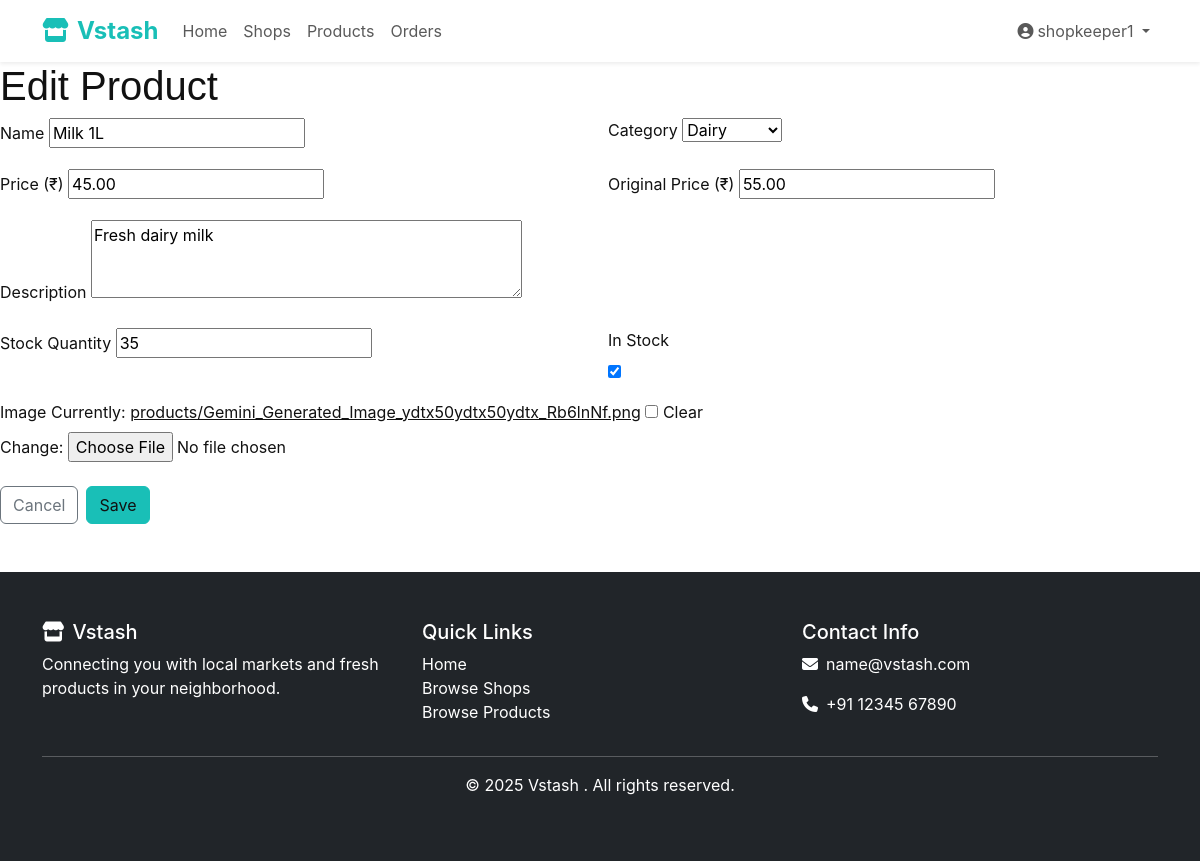
The app's page /dashboard/products/16/edit/ (signed in), older data.
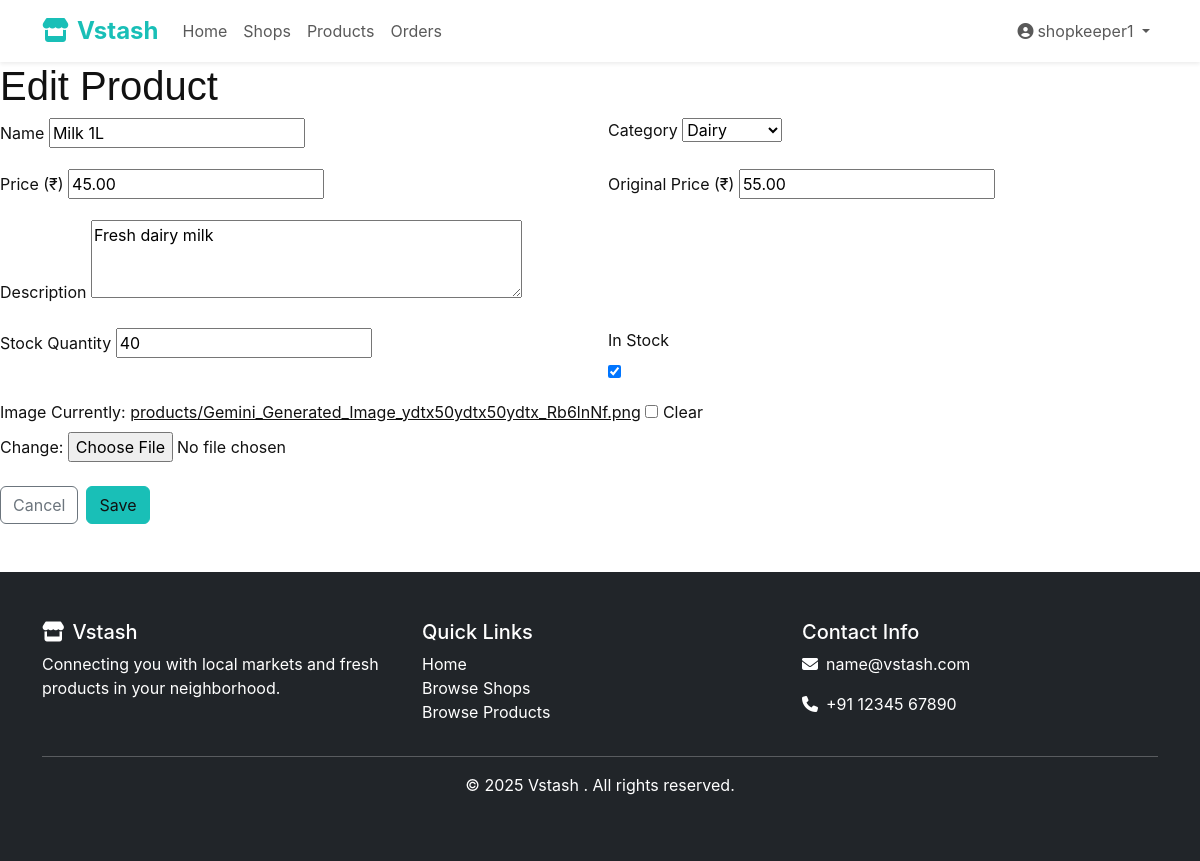
The same page, newer data.
### shops/models.py (models this page shows, shortened)
class Product(models.Model):
    name = models.CharField(max_length=200)
    shop = models.ForeignKey(Shop, on_delete=models.CASCADE, related_name='products')
    category = models.ForeignKey(Category, on_delete=models.CASCADE)
    price = models.DecimalField(max_digits=10, decimal_places=2)
    original_price = models.DecimalField(max_digits=10, decimal_places=2, null=True, blank=True)
    image = models.ImageField(upload_to='products/', blank=True, null=True)
    description = models.TextField(blank=True)
    in_stock = models.BooleanField(default=True)
    stock_quantity = models.PositiveIntegerField(default=0)
    rating = models.DecimalField(max_digits=3, decimal_places=2, default=0.0,
                                validators=[MinValueValidator(0.0), MaxValueValidator(5.0)])
    created_at = models.DateTimeField(auto_now_add=True)
    updated_at = models.DateTimeField(auto_now=True)

### shops/views.py (the view)
# urls.py: path('dashboard/products/<int:pk>/edit/', views.product_update, name='product_update'),
@login_required
def product_update(request, pk):
    if request.user.user_type != 'shopkeeper':
        messages.error(request, 'Not authorized.')
        return redirect('shops:index')
    product = get_object_or_404(Product, pk=pk, shop__owner=request.user)
    shop = product.shop
    if request.method == 'POST':
        form = ProductForm(request.POST, request.FILES, instance=product, shop=shop)
        if form.is_valid():
            form.save()
            messages.success(request, 'Product updated successfully.')
            return redirect(f"{reverse('shops:dashboard')}?shop={shop.id}")
    else:
        form = ProductForm(instance=product, shop=shop)
    return render(request, 'shops/product_form.html', {'form': form, 'shop': shop, 'mode': 'update', 'product': product})

### shops/forms.py (shortened to what this page needs)
class ProductForm(forms.ModelForm):
    class Meta:
        model = Product
        fields = [
            'name', 'category', 'price', 'original_price',
            'description', 'in_stock', 'stock_quantity', 'image'
        ]
        widgets = {
            'description': forms.Textarea(attrs={'rows': 3}),
        }
    def __init__(self, *args, **kwargs):
        self.shop = kwargs.pop('shop', None)
        super().__init__(*args, **kwargs)
        if self.shop is not None:
            allowed_category_ids = ShopCategory.objects.filter(shop=self.shop).values_list('category_id', flat=True)
            self.fields['category'].queryset = Category.objects.filter(id__in=allowed_category_ids)

### shops/models.py (called while the page is built)
    def __str__(self):
        return self.name

### templates/shops/product_form.html (shortened to what this page needs)
{% extends 'base.html' %}
{% block content %}
<div class="l-container u-py-5">
  <div class="l-row u-justify-center">
    <div class="l-col-lg-8">
      <div class="c-card u-border-0 u-shadow-sm">
        <div class="c-card-body">
          <h1 class="u-h4 u-mb-4">{% if mode == 'create' %}Add Product{% else %}Edit Product{% endif %}</h1>
          <form method="post" enctype="multipart/form-data">
            <div class="row g-3">
              <div class="col-md-6">
                <label class="form-label">Name</label>
                {{ form.name }}
              </div>
              <div class="col-md-6">
                <label class="form-label">Category</label>
                {{ form.category }}
              </div>
              <div class="col-md-6">
                <label class="form-label">Price (₹)</label>
                {{ form.price }}
              </div>
              <div class="col-md-6">
                <label class="form-label">Original Price (₹)</label>
                {{ form.original_price }}
              </div>
              <div class="col-12">
                <label class="form-label">Description</label>
                {{ form.description }}
              </div>
              <div class="col-md-6">
                <label class="form-label">Stock Quantity</label>
                {{ form.stock_quantity }}
              </div>
              <div class="col-md-6">
                <label class="form-label">In Stock</label>
                <div>{{ form.in_stock }}</div>
              </div>
              <div class="col-12">
                <label class="form-label">Image</label>
                {{ form.image }}
              </div>
            </div>
            <div class="d-flex gap-2 mt-4">
              <a href="{% url 'shops:dashboard' %}" class="btn btn-outline-secondary">Cancel</a>
              <button class="btn btn-primary" type="submit">Save</button>
            </div>
          </form>
        </div>
      </div>
    </div>
  </div>
</div>
{% endblock %}

Row changes from the older to the newer data that the page shows:
changed Product "Milk 1L": stock_quantity "35" → "40"
